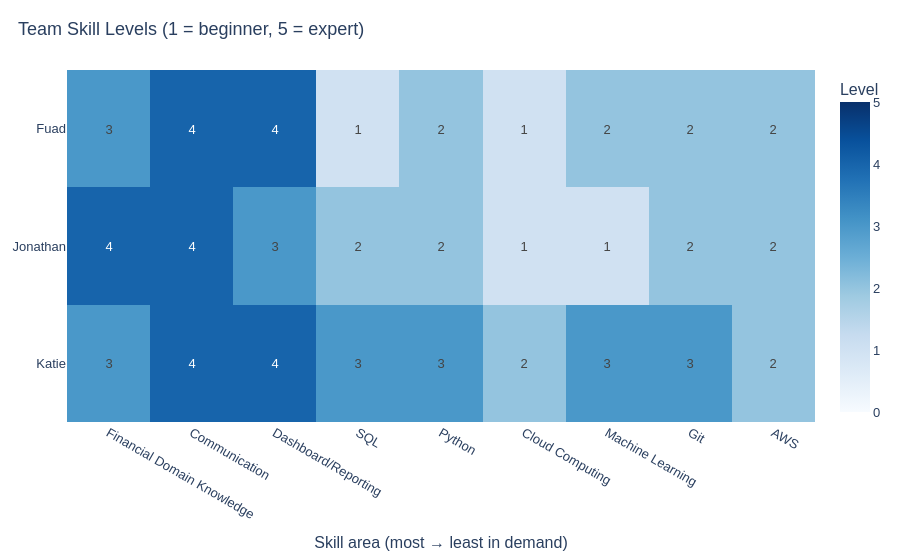
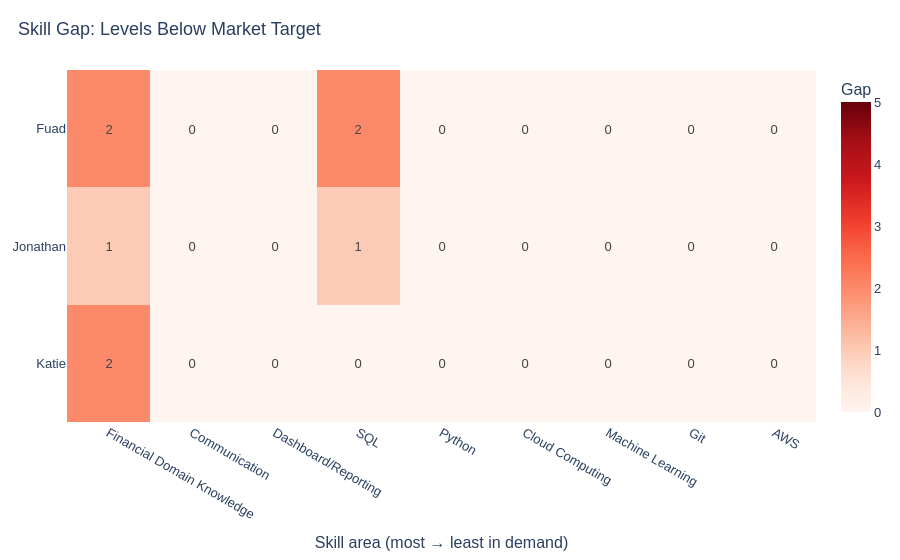

The cell these charts' notebook holds for them, in order:
### Code cell
target = pd.cut(
    demand["Share"], bins=[-0.1, 5, 15, 30, 50, 100], labels=[1, 2, 3, 4, 5]
).astype(int)

order = list(demand.index)                     # most -> least demanded
df_skills = df_skills[order]
gap = (target - df_skills).clip(lower=0)

fig = px.imshow(
    df_skills,
    text_auto=True, zmin=0, zmax=5, aspect="auto",
    color_continuous_scale="Blues",
    title="Team Skill Levels (1 = beginner, 5 = expert)",
    labels=dict(x="Skill area (most → least in demand)", y="", color="Level"),
)
save_fig(fig, "sga_team_matrix")
fig.show()

fig = px.imshow(
    gap,
    text_auto=True, zmin=0, zmax=5, aspect="auto",
    color_continuous_scale="Reds",
    title="Skill Gap: Levels Below Market Target",
    labels=dict(x="Skill area (most → least in demand)", y="", color="Gap"),
)
save_fig(fig, "sga_gap_matrix")
fig.show()

### Figure 1 — Plotly figure (JSON) as saved in the notebook; plotly's stock layout.template omitted (floating-point values rounded to 4 significant figures)
{"data": [{"coloraxis": "coloraxis", "hovertemplate": "Skill area (most → least in demand): %{x}<br>y: %{y}<br>Level: %{z}<extra></extra>", "name": "0", "texttemplate": "%{z}", "type": "heatmap", "x": ["Financial Domain Knowledge", "Communication", "Dashboard/Reporting", "SQL", "Python", "Cloud Computing", "Machine Learning", "Git", "AWS"], "xaxis": "x", "y": ["Fuad", "Jonathan", "Katie"], "yaxis": "y", "z": [[3, 4, 4, 1, 2, 1, 2, 2, 2], [4, 4, 3, 2, 2, 1, 1, 2, 2], [3, 4, 4, 3, 3, 2, 3, 3, 2]]}], "layout": {"coloraxis": {"autocolorscale": false, "cmax": 5, "cmin": 0, "colorbar": {"title": {"text": "Level"}}, "colorscale": [[0, "rgb(247,251,255)"], [0.125, "rgb(222,235,247)"], [0.25, "rgb(198,219,239)"], [0.375, "rgb(158,202,225)"], [0.5, "rgb(107,174,214)"], [0.625, "rgb(66,146,198)"], [0.75, "rgb(33,113,181)"], [0.875, "rgb(8,81,156)"], [1, "rgb(8,48,107)"]]}, "title": {"text": "Team Skill Levels (1 = beginner, 5 = expert)"}, "xaxis": {"anchor": "y", "domain": [0, 1], "title": {"text": "Skill area (most → least in demand)"}}, "yaxis": {"anchor": "x", "autorange": "reversed", "domain": [0, 1]}}}

### Figure 2 — Plotly figure (JSON) as saved in the notebook; plotly's stock layout.template omitted (floating-point values rounded to 4 significant figures)
{"data": [{"coloraxis": "coloraxis", "hovertemplate": "Skill area (most → least in demand): %{x}<br>y: %{y}<br>Gap: %{z}<extra></extra>", "name": "0", "texttemplate": "%{z}", "type": "heatmap", "x": ["Financial Domain Knowledge", "Communication", "Dashboard/Reporting", "SQL", "Python", "Cloud Computing", "Machine Learning", "Git", "AWS"], "xaxis": "x", "y": ["Fuad", "Jonathan", "Katie"], "yaxis": "y", "z": [[2, 0, 0, 2, 0, 0, 0, 0, 0], [1, 0, 0, 1, 0, 0, 0, 0, 0], [2, 0, 0, 0, 0, 0, 0, 0, 0]]}], "layout": {"coloraxis": {"autocolorscale": false, "cmax": 5, "cmin": 0, "colorbar": {"title": {"text": "Gap"}}, "colorscale": [[0, "rgb(255,245,240)"], [0.125, "rgb(254,224,210)"], [0.25, "rgb(252,187,161)"], [0.375, "rgb(252,146,114)"], [0.5, "rgb(251,106,74)"], [0.625, "rgb(239,59,44)"], [0.75, "rgb(203,24,29)"], [0.875, "rgb(165,15,21)"], [1, "rgb(103,0,13)"]]}, "title": {"text": "Skill Gap: Levels Below Market Target"}, "xaxis": {"anchor": "y", "domain": [0, 1], "title": {"text": "Skill area (most → least in demand)"}}, "yaxis": {"anchor": "x", "autorange": "reversed", "domain": [0, 1]}}}
